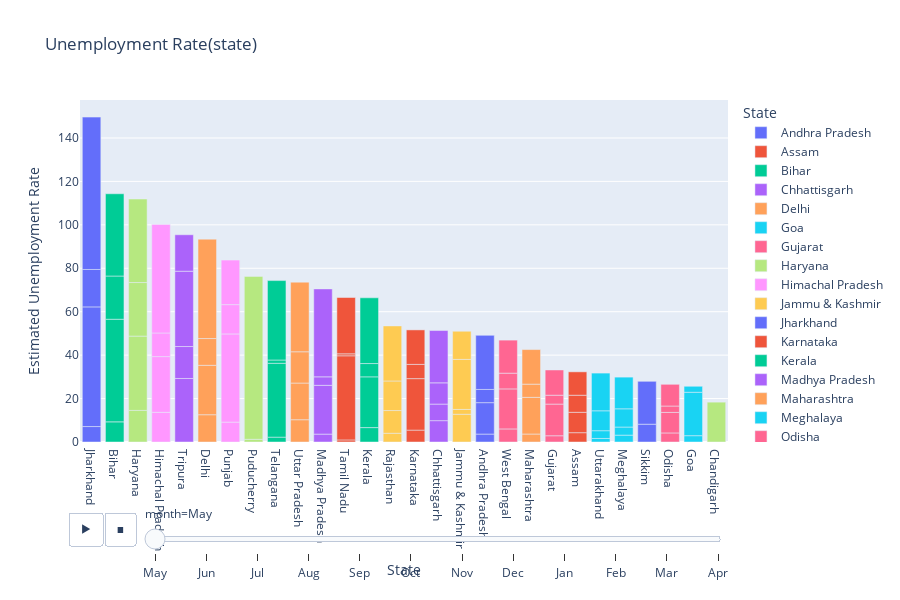

Notebook cell for this chart:
### Code cell
#barplot unemployment rate-monthwise

fig = px.bar(df, x='State', y='Estimated Unemployment Rate', animation_frame='month', color='State', title='Unemployment Rate(state)',width=900,height=600)
fig.update_layout(xaxis={'categoryorder':'total descending'})
fig.layout.updatemenus[0].buttons[0].args[1]['frame']['duration']=2000
fig.show()

### Figure 1 — Plotly figure (JSON) as saved in the notebook; plotly's stock layout.template omitted (floating-point values rounded to 4 significant figures)
{"data": [{"alignmentgroup": "True", "hovertemplate": "State=%{x}<br>month=May<br>Estimated Unemployment Rate=%{y}<extra></extra>", "legendgroup": "Andhra Pradesh", "marker": {"color": "#636efa", "pattern": {"shape": ""}}, "name": "Andhra Pradesh", "offsetgroup": "Andhra Pradesh", "orientation": "v", "showlegend": true, "textposition": "auto", "type": "bar", "x": ["Andhra Pradesh", "Andhra Pradesh", "Andhra Pradesh", "Andhra Pradesh"], "xaxis": "x", "y": [3.65, 14.46, 6.09, 24.91], "yaxis": "y"}, {"alignmentgroup": "True", "hovertemplate": "State=%{x}<br>month=May<br>Estimated Unemployment Rate=%{y}<extra></extra>", "legendgroup": "Assam", "marker": {"color": "#EF553B", "pattern": {"shape": ""}}, "name": "Assam", "offsetgroup": "Assam", "orientation": "v", "showlegend": true, "textposition": "auto", "type": "bar", "x": ["Assam", "Assam", "Assam", "Assam"], "xaxis": "x", "y": [4.29, 9.38, 7.87, 10.77], "yaxis": "y"}, {"alignmentgroup": "True", "hovertemplate": "State=%{x}<br>month=May<br>Estimated Unemployment Rate=%{y}<extra></extra>", "legendgroup": "Bihar", "marker": {"color": "#00cc96", "pattern": {"shape": ""}}, "name": "Bihar", "offsetgroup": "Bihar", "orientation": "v", "showlegend": true, "textposition": "auto", "type": "bar", "x": ["Bihar", "Bihar", "Bihar", "Bihar"], "xaxis": "x", "y": [9.27, 47.26, 19.9, 37.87], "yaxis": "y"}, {"alignmentgroup": "True", "hovertemplate": "State=%{x}<br>month=May<br>Estimated Unemployment Rate=%{y}<extra></extra>", "legendgroup": "Chhattisgarh", "marker": {"color": "#ab63fa", "pattern": {"shape": ""}}, "name": "Chhattisgarh", "offsetgroup": "Chhattisgarh", "orientation": "v", "showlegend": true, "textposition": "auto", "type": "bar", "x": ["Chhattisgarh", "Chhattisgarh", "Chhattisgarh", "Chhattisgarh"], "xaxis": "x", "y": [9.82, 7.64, 9.77, 24.1], "yaxis": "y"}, {"alignmentgroup": "True", "hovertemplate": "State=%{x}<br>month=May<br>Estimated Unemployment Rate=%{y}<extra></extra>", "legendgroup": "Delhi", "marker": {"color": "#FFA15A", "pattern": {"shape": ""}}, "name": "Delhi", "offsetgroup": "Delhi", "orientation": "v", "showlegend": true, "textposition": "auto", "type": "bar", "x": ["Delhi", "Delhi", "Delhi", "Delhi"], "xaxis": "x", "y": [12.56, 22.76, 12.31, 45.78], "yaxis": "y"}, {"alignmentgroup": "True", "hovertemplate": "State=%{x}<br>month=May<br>Estimated Unemployment Rate=%{y}<extra></extra>", "legendgroup": "Goa", "marker": {"color": "#19d3f3", "pattern": {"shape": ""}}, "name": "Goa", "offsetgroup": "Goa", "orientation": "v", "showlegend": true, "textposition": "auto", "type": "bar", "x": ["Goa", "Goa", "Goa"], "xaxis": "x", "y": [2.91, 20, 2.75], "yaxis": "y"}, {"alignmentgroup": "True", "hovertemplate": "State=%{x}<br>month=May<br>Estimated Unemployment Rate=%{y}<extra></extra>", "legendgroup": "Gujarat", "marker": {"color": "#FF6692", "pattern": {"shape": ""}}, "name": "Gujarat", "offsetgroup": "Gujarat", "orientation": "v", "showlegend": true, "textposition": "auto", "type": "bar", "x": ["Gujarat", "Gujarat", "Gujarat", "Gujarat"], "xaxis": "x", "y": [2.88, 14.58, 4.09, 11.62], "yaxis": "y"}, {"alignmentgroup": "True", "hovertemplate": "State=%{x}<br>month=May<br>Estimated Unemployment Rate=%{y}<extra></extra>", "legendgroup": "Haryana", "marker": {"color": "#B6E880", "pattern": {"shape": ""}}, "name": "Haryana", "offsetgroup": "Haryana", "orientation": "v", "showlegend": true, "textposition": "auto", "type": "bar", "x": ["Haryana", "Haryana", "Haryana", "Haryana"], "xaxis": "x", "y": [14.54, 34.22, 24.67, 38.46], "yaxis": "y"}, {"alignmentgroup": "True", "hovertemplate": "State=%{x}<br>month=May<br>Estimated Unemployment Rate=%{y}<extra></extra>", "legendgroup": "Himachal Pradesh", "marker": {"color": "#FF97FF", "pattern": {"shape": ""}}, "name": "Himachal Pradesh", "offsetgroup": "Himachal Pradesh", "orientation": "v", "showlegend": true, "textposition": "auto", "type": "bar", "x": ["Himachal Pradesh", "Himachal Pradesh", "Himachal Pradesh", "Himachal Pradesh"], "xaxis": "x", "y": [13.68, 25.64, 10.88, 50], "yaxis": "y"}, {"alignmentgroup": "True", "hovertemplate": "State=%{x}<br>month=May<br>Estimated Unemployment Rate=%{y}<extra></extra>", "legendgroup": "Jammu & Kashmir", "marker": {"color": "#FECB52", "pattern": {"shape": ""}}, "name": "Jammu & Kashmir", "offsetgroup": "Jammu & Kashmir", "orientation": "v", "showlegend": true, "textposition": "auto", "type": "bar", "x": ["Jammu & Kashmir", "Jammu & Kashmir", "Jammu & Kashmir", "Jammu & Kashmir"], "xaxis": "x", "y": [12.78, 2.22, 23.04, 12.96], "yaxis": "y"}, {"alignmentgroup": "True", "hovertemplate": "State=%{x}<br>month=May<br>Estimated Unemployment Rate=%{y}<extra></extra>", "legendgroup": "Jharkhand", "marker": {"color": "#636efa", "pattern": {"shape": ""}}, "name": "Jharkhand", "offsetgroup": "Jharkhand", "orientation": "v", "showlegend": true, "textposition": "auto", "type": "bar", "x": ["Jharkhand", "Jharkhand", "Jharkhand", "Jharkhand"], "xaxis": "x", "y": [7.11, 55.1, 17.23, 70.17], "yaxis": "y"}, {"alignmentgroup": "True", "hovertemplate": "State=%{x}<br>month=May<br>Estimated Unemployment Rate=%{y}<extra></extra>", "legendgroup": "Karnataka", "marker": {"color": "#EF553B", "pattern": {"shape": ""}}, "name": "Karnataka", "offsetgroup": "Karnataka", "orientation": "v", "showlegend": true, "textposition": "auto", "type": "bar", "x": ["Karnataka", "Karnataka", "Karnataka", "Karnataka"], "xaxis": "x", "y": [5.46, 23.72, 6.56, 15.88], "yaxis": "y"}, {"alignmentgroup": "True", "hovertemplate": "State=%{x}<br>month=May<br>Estimated Unemployment Rate=%{y}<extra></extra>", "legendgroup": "Kerala", "marker": {"color": "#00cc96", "pattern": {"shape": ""}}, "name": "Kerala", "offsetgroup": "Kerala", "orientation": "v", "showlegend": true, "textposition": "auto", "type": "bar", "x": ["Kerala", "Kerala", "Kerala", "Kerala"], "xaxis": "x", "y": [6.63, 23.38, 6.11, 30.28], "yaxis": "y"}, {"alignmentgroup": "True", "hovertemplate": "State=%{x}<br>month=May<br>Estimated Unemployment Rate=%{y}<extra></extra>", "legendgroup": "Madhya Pradesh", "marker": {"color": "#ab63fa", "pattern": {"shape": ""}}, "name": "Madhya Pradesh", "offsetgroup": "Madhya Pradesh", "orientation": "v", "showlegend": true, "textposition": "auto", "type": "bar", "x": ["Madhya Pradesh", "Madhya Pradesh", "Madhya Pradesh", "Madhya Pradesh"], "xaxis": "x", "y": [3.63, 22.46, 3.91, 40.49], "yaxis": "y"}, {"alignmentgroup": "True", "hovertemplate": "State=%{x}<br>month=May<br>Estimated Unemployment Rate=%{y}<extra></extra>", "legendgroup": "Maharashtra", "marker": {"color": "#FFA15A", "pattern": {"shape": ""}}, "name": "Maharashtra", "offsetgroup": "Maharashtra", "orientation": "v", "showlegend": true, "textposition": "auto", "type": "bar", "x": ["Maharashtra", "Maharashtra", "Maharashtra", "Maharashtra"], "xaxis": "x", "y": [3.67, 16.89, 6.08, 15.92], "yaxis": "y"}, {"alignmentgroup": "True", "hovertemplate": "State=%{x}<br>month=May<br>Estimated Unemployment Rate=%{y}<extra></extra>", "legendgroup": "Meghalaya", "marker": {"color": "#19d3f3", "pattern": {"shape": ""}}, "name": "Meghalaya", "offsetgroup": "Meghalaya", "orientation": "v", "showlegend": true, "textposition": "auto", "type": "bar", "x": ["Meghalaya", "Meghalaya", "Meghalaya", "Meghalaya"], "xaxis": "x", "y": [3.16, 3.73, 8.4, 14.58], "yaxis": "y"}, {"alignmentgroup": "True", "hovertemplate": "State=%{x}<br>month=May<br>Estimated Unemployment Rate=%{y}<extra></extra>", "legendgroup": "Odisha", "marker": {"color": "#FF6692", "pattern": {"shape": ""}}, "name": "Odisha", "offsetgroup": "Odisha", "orientation": "v", "showlegend": true, "textposition": "auto", "type": "bar", "x": ["Odisha", "Odisha", "Odisha", "Odisha"], "xaxis": "x", "y": [4.17, 9.45, 2.95, 10], "yaxis": "y"}, {"alignmentgroup": "True", "hovertemplate": "State=%{x}<br>month=May<br>Estimated Unemployment Rate=%{y}<extra></extra>", "legendgroup": "Puducherry", "marker": {"color": "#B6E880", "pattern": {"shape": ""}}, "name": "Puducherry", "offsetgroup": "Puducherry", "orientation": "v", "showlegend": true, "textposition": "auto", "type": "bar", "x": ["Puducherry", "Puducherry", "Puducherry"], "xaxis": "x", "y": [0, 1.25, 75], "yaxis": "y"}, {"alignmentgroup": "True", "hovertemplate": "State=%{x}<br>month=May<br>Estimated Unemployment Rate=%{y}<extra></extra>", "legendgroup": "Punjab", "marker": {"color": "#FF97FF", "pattern": {"shape": ""}}, "name": "Punjab", "offsetgroup": "Punjab", "orientation": "v", "showlegend": true, "textposition": "auto", "type": "bar", "x": ["Punjab", "Punjab", "Punjab", "Punjab"], "xaxis": "x", "y": [9.17, 40.59, 13.49, 20.54], "yaxis": "y"}, {"alignmentgroup": "True", "hovertemplate": "State=%{x}<br>month=May<br>Estimated Unemployment Rate=%{y}<extra></extra>", "legendgroup": "Rajasthan", "marker": {"color": "#FECB52", "pattern": {"shape": ""}}, "name": "Rajasthan", "offsetgroup": "Rajasthan", "orientation": "v", "showlegend": true, "textposition": "auto", "type": "bar", "x": ["Rajasthan", "Rajasthan", "Rajasthan", "Rajasthan"], "xaxis": "x", "y": [4.03, 10.45, 13.62, 25.35], "yaxis": "y"}, {"alignmentgroup": "True", "hovertemplate": "State=%{x}<br>month=May<br>Estimated Unemployment Rate=%{y}<extra></extra>", "legendgroup": "Sikkim", "marker": {"color": "#636efa", "pattern": {"shape": ""}}, "name": "Sikkim", "offsetgroup": "Sikkim", "orientation": "v", "showlegend": true, "textposition": "auto", "type": "bar", "x": ["Sikkim", "Sikkim"], "xaxis": "x", "y": [8.2, 19.75], "yaxis": "y"}, {"alignmentgroup": "True", "hovertemplate": "State=%{x}<br>month=May<br>Estimated Unemployment Rate=%{y}<extra></extra>", "legendgroup": "Tamil Nadu", "marker": {"color": "#EF553B", "pattern": {"shape": ""}}, "name": "Tamil Nadu", "offsetgroup": "Tamil Nadu", "orientation": "v", "showlegend": true, "textposition": "auto", "type": "bar", "x": ["Tamil Nadu", "Tamil Nadu", "Tamil Nadu", "Tamil Nadu"], "xaxis": "x", "y": [0.97, 38.73, 0.89, 25.95], "yaxis": "y"}, {"alignmentgroup": "True", "hovertemplate": "State=%{x}<br>month=May<br>Estimated Unemployment Rate=%{y}<extra></extra>", "legendgroup": "Telangana", "marker": {"color": "#00cc96", "pattern": {"shape": ""}}, "name": "Telangana", "offsetgroup": "Telangana", "orientation": "v", "showlegend": true, "textposition": "auto", "type": "bar", "x": ["Telangana", "Telangana", "Telangana", "Telangana"], "xaxis": "x", "y": [2.23, 34.01, 1.52, 36.57], "yaxis": "y"}, {"alignmentgroup": "True", "hovertemplate": "State=%{x}<br>month=May<br>Estimated Unemployment Rate=%{y}<extra></extra>", "legendgroup": "Tripura", "marker": {"color": "#ab63fa", "pattern": {"shape": ""}}, "name": "Tripura", "offsetgroup": "Tripura", "orientation": "v", "showlegend": true, "textposition": "auto", "type": "bar", "x": ["Tripura", "Tripura", "Tripura", "Tripura"], "xaxis": "x", "y": [29.25, 14.71, 34.69, 16.78], "yaxis": "y"}, {"alignmentgroup": "True", "hovertemplate": "State=%{x}<br>month=May<br>Estimated Unemployment Rate=%{y}<extra></extra>", "legendgroup": "Uttar Pradesh", "marker": {"color": "#FFA15A", "pattern": {"shape": ""}}, "name": "Uttar Pradesh", "offsetgroup": "Uttar Pradesh", "orientation": "v", "showlegend": true, "textposition": "auto", "type": "bar", "x": ["Uttar Pradesh", "Uttar Pradesh", "Uttar Pradesh", "Uttar Pradesh"], "xaxis": "x", "y": [10.26, 16.89, 14.4, 32.06], "yaxis": "y"}, {"alignmentgroup": "True", "hovertemplate": "State=%{x}<br>month=May<br>Estimated Unemployment Rate=%{y}<extra></extra>", "legendgroup": "Uttarakhand", "marker": {"color": "#19d3f3", "pattern": {"shape": ""}}, "name": "Uttarakhand", "offsetgroup": "Uttarakhand", "orientation": "v", "showlegend": true, "textposition": "auto", "type": "bar", "x": ["Uttarakhand", "Uttarakhand", "Uttarakhand", "Uttarakhand"], "xaxis": "x", "y": [1.63, 3.57, 9.17, 17.36], "yaxis": "y"}, {"alignmentgroup": "True", "hovertemplate": "State=%{x}<br>month=May<br>Estimated Unemployment Rate=%{y}<extra></extra>", "legendgroup": "West Bengal", "marker": {"color": "#FF6692", "pattern": {"shape": ""}}, "name": "West Bengal", "offsetgroup": "West Bengal", "orientation": "v", "showlegend": true, "textposition": "auto", "type": "bar", "x": ["West Bengal", "West Bengal", "West Bengal", "West Bengal"], "xaxis": "x", "y": [6.02, 18.43, 7.25, 15.22], "yaxis": "y"}, {"alignmentgroup": "True", "hovertemplate": "State=%{x}<br>month=May<br>Estimated Unemployment Rate=%{y}<extra></extra>", "legendgroup": "Chandigarh", "marker": {"color": "#B6E880", "pattern": {"shape": ""}}, "name": "Chandigarh", "offsetgroup": "Chandigarh", "orientation": "v", "showlegend": true, "textposition": "auto", "type": "bar", "x": ["Chandigarh"], "xaxis": "x", "y": [18.35], "yaxis": "y"}], "layout": {"barmode": "relative", "height": 600, "legend": {"title": {"text": "State"}, "tracegroupgap": 0}, "sliders": [{"active": 0, "currentvalue": {"prefix": "month="}, "len": 0.9, "pad": {"b": 10, "t": 60}, "steps": [{"args": [["May"], {"frame": {"duration": 0, "redraw": true}, "fromcurrent": true, "mode": "immediate", "transition": {"duration": 0, "easing": "linear"}}], "label": "May", "method": "animate"}, {"args": [["Jun"], {"frame": {"duration": 0, "redraw": true}, "fromcurrent": true, "mode": "immediate", "transition": {"duration": 0, "easing": "linear"}}], "label": "Jun", "method": "animate"}, {"args": [["Jul"], {"frame": {"duration": 0, "redraw": true}, "fromcurrent": true, "mode": "immediate", "transition": {"duration": 0, "easing": "linear"}}], "label": "Jul", "method": "animate"}, {"args": [["Aug"], {"frame": {"duration": 0, "redraw": true}, "fromcurrent": true, "mode": "immediate", "transition": {"duration": 0, "easing": "linear"}}], "label": "Aug", "method": "animate"}, {"args": [["Sep"], {"frame": {"duration": 0, "redraw": true}, "fromcurrent": true, "mode": "immediate", "transition": {"duration": 0, "easing": "linear"}}], "label": "Sep", "method": "animate"}, {"args": [["Oct"], {"frame": {"duration": 0, "redraw": true}, "fromcurrent": true, "mode": "immediate", "transition": {"duration": 0, "easing": "linear"}}], "label": "Oct", "method": "animate"}, {"args": [["Nov"], {"frame": {"duration": 0, "redraw": true}, "fromcurrent": true, "mode": "immediate", "transition": {"duration": 0, "easing": "linear"}}], "label": "Nov", "method": "animate"}, {"args": [["Dec"], {"frame": {"duration": 0, "redraw": true}, "fromcurrent": true, "mode": "immediate", "transition": {"duration": 0, "easing": "linear"}}], "label": "Dec", "method": "animate"}, {"args": [["Jan"], {"frame": {"duration": 0, "redraw": true}, "fromcurrent": true, "mode": "immediate", "transition": {"duration": 0, "easing": "linear"}}], "label": "Jan", "method": "animate"}, {"args": [["Feb"], {"frame": {"duration": 0, "redraw": true}, "fromcurrent": true, "mode": "immediate", "transition": {"duration": 0, "easing": "linear"}}], "label": "Feb", "method": "animate"}, {"args": [["Mar"], {"frame": {"duration": 0, "redraw": true}, "fromcurrent": true, "mode": "immediate", "transition": {"duration": 0, "easing": "linear"}}], "label": "Mar", "method": "animate"}, {"args": [["Apr"], {"frame": {"duration": 0, "redraw": true}, "fromcurrent": true, "mode": "immediate", "transition": {"duration": 0, "easing": "linear"}}], "label": "Apr", "method": "animate"}], "x": 0.1, "xanchor": "left", "y": 0, "yanchor": "top"}], "title": {"text": "Unemployment Rate(state)"}, "updatemenus": [{"buttons": [{"args": [null, {"frame": {"duration": 2000, "redraw": true}, "fromcurrent": true, "mode": "immediate", "transition": {"duration": 500, "easing": "linear"}}], "label": "&#9654;", "method": "animate"}, {"args": [[null], {"frame": {"duration": 0, "redraw": true}, "fromcurrent": true, "mode": "immediate", "transition": {"duration": 0, "easing": "linear"}}], "label": "&#9724;", "method": "animate"}], "direction": "left", "pad": {"r": 10, "t": 70}, "showactive": false, "type": "buttons", "x": 0.1, "xanchor": "right", "y": 0, "yanchor": "top"}], "width": 900, "xaxis": {"anchor": "y", "autorange": true, "categoryarray": ["Andhra Pradesh", "Assam", "Bihar", "Chhattisgarh", "Delhi", "Goa", "Gujarat", "Haryana", "Himachal Pradesh", "Jammu & Kashmir", "Jharkhand", "Karnataka", "Kerala", "Madhya Pradesh", "Maharashtra", "Meghalaya", "Odisha", "Puducherry", "Punjab", "Rajasthan", "Sikkim", "Tamil Nadu", "Telangana", "Tripura", "Uttar Pradesh", "Uttarakhand", "West Bengal", "Chandigarh"], "categoryorder": "total descending", "domain": [0, 1], "range": [-0.5, 27.5], "title": {"text": "State"}, "type": "category"}, "yaxis": {"anchor": "x", "autorange": true, "domain": [0, 1], "range": [0, 157.5], "title": {"text": "Estimated Unemployment Rate"}, "type": "linear"}}}
